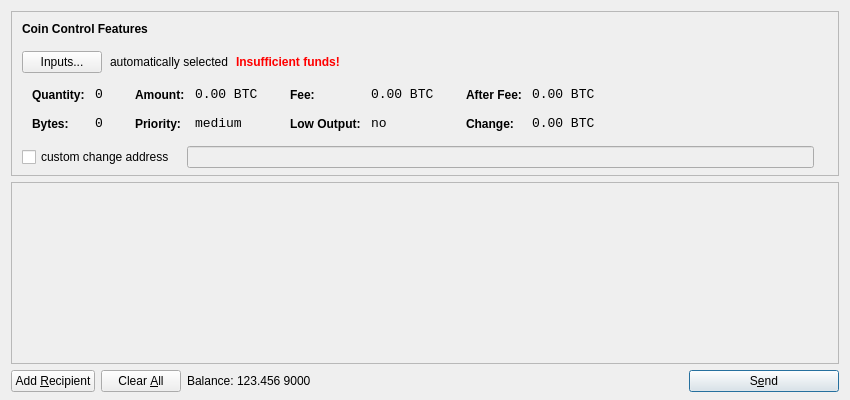
<?xml version="1.0" encoding="UTF-8"?>
<ui version="4.0">
 <class>SendCoinsDialog</class>
 <widget class="QDialog" name="SendCoinsDialog">
  <property name="geometry">
   <rect>
    <x>0</x>
    <y>0</y>
    <width>850</width>
    <height>400</height>
   </rect>
  </property>
  <property name="windowTitle">
   <string>Send Coins</string>
  </property>
  <layout class="QVBoxLayout" name="verticalLayout" stretch="0,1,0">
   <property name="bottomMargin">
    <number>8</number>
   </property>
   <item>
    <widget class="QFrame" name="frameCoinControl">
     <property name="sizePolicy">
      <sizepolicy hsizetype="Expanding" vsizetype="Expanding">
       <horstretch>0</horstretch>
       <verstretch>0</verstretch>
      </sizepolicy>
     </property>
     <property name="maximumSize">
      <size>
       <width>16777215</width>
       <height>16777215</height>
      </size>
     </property>
     <property name="frameShape">
      <enum>QFrame::StyledPanel</enum>
     </property>
     <property name="frameShadow">
      <enum>QFrame::Sunken</enum>
     </property>
     <layout class="QVBoxLayout" name="verticalLayoutCoinControl2">
      <property name="spacing">
       <number>-1</number>
      </property>
      <property name="leftMargin">
       <number>0</number>
      </property>
      <property name="topMargin">
       <number>0</number>
      </property>
      <property name="rightMargin">
       <number>0</number>
      </property>
      <property name="bottomMargin">
       <number>6</number>
      </property>
      <item>
       <layout class="QVBoxLayout" name="verticalLayoutCoinControl" stretch="0,0,0,0,1">
        <property name="spacing">
         <number>0</number>
        </property>
        <property name="leftMargin">
         <number>10</number>
        </property>
        <property name="topMargin">
         <number>10</number>
        </property>
        <item>
         <layout class="QHBoxLayout" name="horizontalLayoutCoinControl1">
          <property name="bottomMargin">
           <number>15</number>
          </property>
          <item>
           <widget class="QLabel" name="labelCoinControlFeatures">
            <property name="sizePolicy">
             <sizepolicy hsizetype="Preferred" vsizetype="Maximum">
              <horstretch>0</horstretch>
              <verstretch>0</verstretch>
             </sizepolicy>
            </property>
            <property name="font">
             <font>
              <weight>75</weight>
              <bold>true</bold>
             </font>
            </property>
            <property name="styleSheet">
             <string notr="true">font-weight:bold;</string>
            </property>
            <property name="text">
             <string>Coin Control Features</string>
            </property>
           </widget>
          </item>
         </layout>
        </item>
        <item>
         <layout class="QHBoxLayout" name="horizontalLayoutCoinControl2" stretch="0,0,0,0">
          <property name="spacing">
           <number>8</number>
          </property>
          <property name="bottomMargin">
           <number>10</number>
          </property>
          <item>
           <widget class="QPushButton" name="pushButtonCoinControl">
            <property name="styleSheet">
             <string notr="true"/>
            </property>
            <property name="text">
             <string>Inputs...</string>
            </property>
           </widget>
          </item>
          <item>
           <widget class="QLabel" name="labelCoinControlAutomaticallySelected">
            <property name="text">
             <string>automatically selected</string>
            </property>
            <property name="margin">
             <number>5</number>
            </property>
           </widget>
          </item>
          <item>
           <widget class="QLabel" name="labelCoinControlInsuffFunds">
            <property name="font">
             <font>
              <weight>75</weight>
              <bold>true</bold>
             </font>
            </property>
            <property name="styleSheet">
             <string notr="true">color:red;font-weight:bold;</string>
            </property>
            <property name="text">
             <string>Insufficient funds!</string>
            </property>
            <property name="margin">
             <number>5</number>
            </property>
           </widget>
          </item>
          <item>
           <spacer name="horizontalSpacerCoinControl">
            <property name="orientation">
             <enum>Qt::Horizontal</enum>
            </property>
            <property name="sizeHint" stdset="0">
             <size>
              <width>40</width>
              <height>1</height>
             </size>
            </property>
           </spacer>
          </item>
         </layout>
        </item>
        <item>
         <widget class="QWidget" name="widgetCoinControl" native="true">
          <property name="sizePolicy">
           <sizepolicy hsizetype="Preferred" vsizetype="Preferred">
            <horstretch>0</horstretch>
            <verstretch>0</verstretch>
           </sizepolicy>
          </property>
          <property name="minimumSize">
           <size>
            <width>0</width>
            <height>0</height>
           </size>
          </property>
          <property name="styleSheet">
           <string notr="true"/>
          </property>
          <layout class="QHBoxLayout" name="horizontalLayoutCoinControl5">
           <property name="margin">
            <number>0</number>
           </property>
           <item>
            <layout class="QHBoxLayout" name="horizontalLayoutCoinControl3" stretch="0,0,0,1">
             <property name="spacing">
              <number>20</number>
             </property>
             <property name="topMargin">
              <number>0</number>
             </property>
             <property name="bottomMargin">
              <number>10</number>
             </property>
             <item>
              <layout class="QFormLayout" name="formLayoutCoinControl1">
               <property name="horizontalSpacing">
                <number>10</number>
               </property>
               <property name="verticalSpacing">
                <number>14</number>
               </property>
               <property name="leftMargin">
                <number>10</number>
               </property>
               <property name="topMargin">
                <number>4</number>
               </property>
               <property name="rightMargin">
                <number>6</number>
               </property>
               <item row="0" column="0">
                <widget class="QLabel" name="labelCoinControlQuantityText">
                 <property name="styleSheet">
                  <string notr="true">font-weight:bold;</string>
                 </property>
                 <property name="text">
                  <string>Quantity:</string>
                 </property>
                 <property name="margin">
                  <number>0</number>
                 </property>
                </widget>
               </item>
               <item row="0" column="1">
                <widget class="QLabel" name="labelCoinControlQuantity">
                 <property name="font">
                  <font>
                   <family>Monospace</family>
                   <pointsize>10</pointsize>
                  </font>
                 </property>
                 <property name="cursor">
                  <cursorShape>IBeamCursor</cursorShape>
                 </property>
                 <property name="contextMenuPolicy">
                  <enum>Qt::ActionsContextMenu</enum>
                 </property>
                 <property name="text">
                  <string notr="true">0</string>
                 </property>
                 <property name="margin">
                  <number>0</number>
                 </property>
                 <property name="textInteractionFlags">
                  <set>Qt::LinksAccessibleByMouse|Qt::TextSelectableByKeyboard|Qt::TextSelectableByMouse</set>
                 </property>
                </widget>
               </item>
               <item row="1" column="0">
                <widget class="QLabel" name="labelCoinControlBytesText">
                 <property name="styleSheet">
                  <string notr="true">font-weight:bold;</string>
                 </property>
                 <property name="text">
                  <string>Bytes:</string>
                 </property>
                </widget>
               </item>
               <item row="1" column="1">
                <widget class="QLabel" name="labelCoinControlBytes">
                 <property name="font">
                  <font>
                   <family>Monospace</family>
                   <pointsize>10</pointsize>
                  </font>
                 </property>
                 <property name="cursor">
                  <cursorShape>IBeamCursor</cursorShape>
                 </property>
                 <property name="contextMenuPolicy">
                  <enum>Qt::ActionsContextMenu</enum>
                 </property>
                 <property name="text">
                  <string notr="true">0</string>
                 </property>
                 <property name="textInteractionFlags">
                  <set>Qt::LinksAccessibleByMouse|Qt::TextSelectableByKeyboard|Qt::TextSelectableByMouse</set>
                 </property>
                </widget>
               </item>
              </layout>
             </item>
             <item>
              <layout class="QFormLayout" name="formLayoutCoinControl2">
               <property name="horizontalSpacing">
                <number>10</number>
               </property>
               <property name="verticalSpacing">
                <number>14</number>
               </property>
               <property name="leftMargin">
                <number>6</number>
               </property>
               <property name="topMargin">
                <number>4</number>
               </property>
               <property name="rightMargin">
                <number>6</number>
               </property>
               <item row="0" column="0">
                <widget class="QLabel" name="labelCoinControlAmountText">
                 <property name="styleSheet">
                  <string notr="true">font-weight:bold;</string>
                 </property>
                 <property name="text">
                  <string>Amount:</string>
                 </property>
                 <property name="margin">
                  <number>0</number>
                 </property>
                </widget>
               </item>
               <item row="0" column="1">
                <widget class="QLabel" name="labelCoinControlAmount">
                 <property name="font">
                  <font>
                   <family>Monospace</family>
                   <pointsize>10</pointsize>
                  </font>
                 </property>
                 <property name="cursor">
                  <cursorShape>IBeamCursor</cursorShape>
                 </property>
                 <property name="contextMenuPolicy">
                  <enum>Qt::ActionsContextMenu</enum>
                 </property>
                 <property name="text">
                  <string notr="true">0.00 BTC</string>
                 </property>
                 <property name="textInteractionFlags">
                  <set>Qt::LinksAccessibleByMouse|Qt::TextSelectableByKeyboard|Qt::TextSelectableByMouse</set>
                 </property>
                </widget>
               </item>
               <item row="1" column="0">
                <widget class="QLabel" name="labelCoinControlPriorityText">
                 <property name="styleSheet">
                  <string notr="true">font-weight:bold;</string>
                 </property>
                 <property name="text">
                  <string>Priority:</string>
                 </property>
                </widget>
               </item>
               <item row="1" column="1">
                <widget class="QLabel" name="labelCoinControlPriority">
                 <property name="font">
                  <font>
                   <family>Monospace</family>
                   <pointsize>10</pointsize>
                  </font>
                 </property>
                 <property name="cursor">
                  <cursorShape>IBeamCursor</cursorShape>
                 </property>
                 <property name="contextMenuPolicy">
                  <enum>Qt::ActionsContextMenu</enum>
                 </property>
                 <property name="text">
                  <string>medium</string>
                 </property>
                 <property name="textInteractionFlags">
                  <set>Qt::LinksAccessibleByMouse|Qt::TextSelectableByKeyboard|Qt::TextSelectableByMouse</set>
                 </property>
                </widget>
               </item>
              </layout>
             </item>
             <item>
              <layout class="QFormLayout" name="formLayoutCoinControl3">
               <property name="horizontalSpacing">
                <number>10</number>
               </property>
               <property name="verticalSpacing">
                <number>14</number>
               </property>
               <property name="leftMargin">
                <number>6</number>
               </property>
               <property name="topMargin">
                <number>4</number>
               </property>
               <property name="rightMargin">
                <number>6</number>
               </property>
               <item row="0" column="0">
                <widget class="QLabel" name="labelCoinControlFeeText">
                 <property name="styleSheet">
                  <string notr="true">font-weight:bold;</string>
                 </property>
                 <property name="text">
                  <string>Fee:</string>
                 </property>
                 <property name="margin">
                  <number>0</number>
                 </property>
                </widget>
               </item>
               <item row="0" column="1">
                <widget class="QLabel" name="labelCoinControlFee">
                 <property name="font">
                  <font>
                   <family>Monospace</family>
                   <pointsize>10</pointsize>
                  </font>
                 </property>
                 <property name="cursor">
                  <cursorShape>IBeamCursor</cursorShape>
                 </property>
                 <property name="contextMenuPolicy">
                  <enum>Qt::ActionsContextMenu</enum>
                 </property>
                 <property name="text">
                  <string notr="true">0.00 BTC</string>
                 </property>
                 <property name="textInteractionFlags">
                  <set>Qt::LinksAccessibleByMouse|Qt::TextSelectableByKeyboard|Qt::TextSelectableByMouse</set>
                 </property>
                </widget>
               </item>
               <item row="1" column="0">
                <widget class="QLabel" name="labelCoinControlLowOutputText">
                 <property name="styleSheet">
                  <string notr="true">font-weight:bold;</string>
                 </property>
                 <property name="text">
                  <string>Low Output:</string>
                 </property>
                </widget>
               </item>
               <item row="1" column="1">
                <widget class="QLabel" name="labelCoinControlLowOutput">
                 <property name="font">
                  <font>
                   <family>Monospace</family>
                   <pointsize>10</pointsize>
                  </font>
                 </property>
                 <property name="cursor">
                  <cursorShape>IBeamCursor</cursorShape>
                 </property>
                 <property name="contextMenuPolicy">
                  <enum>Qt::ActionsContextMenu</enum>
                 </property>
                 <property name="text">
                  <string>no</string>
                 </property>
                 <property name="textInteractionFlags">
                  <set>Qt::LinksAccessibleByMouse|Qt::TextSelectableByKeyboard|Qt::TextSelectableByMouse</set>
                 </property>
                </widget>
               </item>
              </layout>
             </item>
             <item>
              <layout class="QFormLayout" name="formLayoutCoinControl4">
               <property name="horizontalSpacing">
                <number>10</number>
               </property>
               <property name="verticalSpacing">
                <number>14</number>
               </property>
               <property name="leftMargin">
                <number>6</number>
               </property>
               <property name="topMargin">
                <number>4</number>
               </property>
               <property name="rightMargin">
                <number>6</number>
               </property>
               <item row="0" column="0">
                <widget class="QLabel" name="labelCoinControlAfterFeeText">
                 <property name="styleSheet">
                  <string notr="true">font-weight:bold;</string>
                 </property>
                 <property name="text">
                  <string>After Fee:</string>
                 </property>
                 <property name="margin">
                  <number>0</number>
                 </property>
                </widget>
               </item>
               <item row="0" column="1">
                <widget class="QLabel" name="labelCoinControlAfterFee">
                 <property name="font">
                  <font>
                   <family>Monospace</family>
                   <pointsize>10</pointsize>
                  </font>
                 </property>
                 <property name="cursor">
                  <cursorShape>IBeamCursor</cursorShape>
                 </property>
                 <property name="contextMenuPolicy">
                  <enum>Qt::ActionsContextMenu</enum>
                 </property>
                 <property name="text">
                  <string notr="true">0.00 BTC</string>
                 </property>
                 <property name="textInteractionFlags">
                  <set>Qt::LinksAccessibleByMouse|Qt::TextSelectableByKeyboard|Qt::TextSelectableByMouse</set>
                 </property>
                </widget>
               </item>
               <item row="1" column="0">
                <widget class="QLabel" name="labelCoinControlChangeText">
                 <property name="styleSheet">
                  <string notr="true">font-weight:bold;</string>
                 </property>
                 <property name="text">
                  <string>Change:</string>
                 </property>
                </widget>
               </item>
               <item row="1" column="1">
                <widget class="QLabel" name="labelCoinControlChange">
                 <property name="font">
                  <font>
                   <family>Monospace</family>
                   <pointsize>10</pointsize>
                  </font>
                 </property>
                 <property name="cursor">
                  <cursorShape>IBeamCursor</cursorShape>
                 </property>
                 <property name="contextMenuPolicy">
                  <enum>Qt::ActionsContextMenu</enum>
                 </property>
                 <property name="text">
                  <string notr="true">0.00 BTC</string>
                 </property>
                 <property name="textInteractionFlags">
                  <set>Qt::LinksAccessibleByMouse|Qt::TextSelectableByKeyboard|Qt::TextSelectableByMouse</set>
                 </property>
                </widget>
               </item>
              </layout>
             </item>
            </layout>
           </item>
          </layout>
         </widget>
        </item>
        <item>
         <layout class="QHBoxLayout" name="horizontalLayoutCoinControl4" stretch="0,0,0">
          <property name="spacing">
           <number>12</number>
          </property>
          <property name="sizeConstraint">
           <enum>QLayout::SetDefaultConstraint</enum>
          </property>
          <property name="topMargin">
           <number>5</number>
          </property>
          <property name="rightMargin">
           <number>5</number>
          </property>
          <item>
           <widget class="QCheckBox" name="checkBoxCoinControlChange">
            <property name="text">
             <string>custom change address</string>
            </property>
           </widget>
          </item>
          <item>
           <widget class="QLineEdit" name="lineEditCoinControlChange">
            <property name="enabled">
             <bool>false</bool>
            </property>
            <property name="sizePolicy">
             <sizepolicy hsizetype="Expanding" vsizetype="Fixed">
              <horstretch>0</horstretch>
              <verstretch>0</verstretch>
             </sizepolicy>
            </property>
           </widget>
          </item>
          <item>
           <widget class="QLabel" name="labelCoinControlChangeLabel">
            <property name="sizePolicy">
             <sizepolicy hsizetype="Preferred" vsizetype="Expanding">
              <horstretch>0</horstretch>
              <verstretch>0</verstretch>
             </sizepolicy>
            </property>
            <property name="minimumSize">
             <size>
              <width>0</width>
              <height>0</height>
             </size>
            </property>
            <property name="text">
             <string/>
            </property>
            <property name="margin">
             <number>3</number>
            </property>
           </widget>
          </item>
         </layout>
        </item>
        <item>
         <spacer name="verticalSpacerCoinControl">
          <property name="orientation">
           <enum>Qt::Vertical</enum>
          </property>
          <property name="sizeHint" stdset="0">
           <size>
            <width>800</width>
            <height>1</height>
           </size>
          </property>
         </spacer>
        </item>
       </layout>
      </item>
     </layout>
    </widget>
   </item>
   <item>
    <widget class="QScrollArea" name="scrollArea">
     <property name="widgetResizable">
      <bool>true</bool>
     </property>
     <widget class="QWidget" name="scrollAreaWidgetContents">
      <property name="geometry">
       <rect>
        <x>0</x>
        <y>0</y>
        <width>830</width>
        <height>165</height>
       </rect>
      </property>
      <layout class="QVBoxLayout" name="verticalLayout_2">
       <property name="margin">
        <number>0</number>
       </property>
       <item>
        <layout class="QVBoxLayout" name="entries">
         <property name="spacing">
          <number>6</number>
         </property>
        </layout>
       </item>
       <item>
        <spacer name="verticalSpacer">
         <property name="orientation">
          <enum>Qt::Vertical</enum>
         </property>
         <property name="sizeHint" stdset="0">
          <size>
           <width>20</width>
           <height>40</height>
          </size>
         </property>
        </spacer>
       </item>
      </layout>
     </widget>
    </widget>
   </item>
   <item>
    <layout class="QHBoxLayout" name="horizontalLayout">
     <item>
      <widget class="QPushButton" name="addButton">
       <property name="toolTip">
        <string>Send to multiple recipients at once</string>
       </property>
       <property name="text">
        <string>Add &amp;Recipient</string>
       </property>
       <property name="icon">
        <iconset resource="../bitcoin.qrc">
         <normaloff>:/icons/add</normaloff>:/icons/add</iconset>
       </property>
       <property name="autoDefault">
        <bool>false</bool>
       </property>
      </widget>
     </item>
     <item>
      <widget class="QPushButton" name="clearButton">
       <property name="sizePolicy">
        <sizepolicy hsizetype="Minimum" vsizetype="Fixed">
         <horstretch>0</horstretch>
         <verstretch>0</verstretch>
        </sizepolicy>
       </property>
       <property name="toolTip">
        <string>Remove all transaction fields</string>
       </property>
       <property name="text">
        <string>Clear &amp;All</string>
       </property>
       <property name="icon">
        <iconset resource="../bitcoin.qrc">
         <normaloff>:/icons/remove</normaloff>:/icons/remove</iconset>
       </property>
       <property name="autoRepeatDelay">
        <number>300</number>
       </property>
       <property name="autoDefault">
        <bool>false</bool>
       </property>
      </widget>
     </item>
     <item>
      <layout class="QHBoxLayout" name="horizontalLayout_2">
       <property name="spacing">
        <number>3</number>
       </property>
       <item>
        <widget class="QLabel" name="label">
         <property name="text">
          <string>Balance:</string>
         </property>
        </widget>
       </item>
       <item>
        <widget class="QLabel" name="labelBalance">
         <property name="cursor">
          <cursorShape>IBeamCursor</cursorShape>
         </property>
         <property name="text">
          <string>123.456 9000</string>
         </property>
         <property name="textInteractionFlags">
          <set>Qt::LinksAccessibleByMouse|Qt::TextSelectableByKeyboard|Qt::TextSelectableByMouse</set>
         </property>
        </widget>
       </item>
      </layout>
     </item>
     <item>
      <spacer name="horizontalSpacer">
       <property name="orientation">
        <enum>Qt::Horizontal</enum>
       </property>
       <property name="sizeHint" stdset="0">
        <size>
         <width>40</width>
         <height>20</height>
        </size>
       </property>
      </spacer>
     </item>
     <item>
      <widget class="QPushButton" name="sendButton">
       <property name="minimumSize">
        <size>
         <width>150</width>
         <height>0</height>
        </size>
       </property>
       <property name="toolTip">
        <string>Confirm the send action</string>
       </property>
       <property name="text">
        <string>S&amp;end</string>
       </property>
       <property name="icon">
        <iconset resource="../bitcoin.qrc">
         <normaloff>:/icons/send</normaloff>:/icons/send</iconset>
       </property>
       <property name="default">
        <bool>true</bool>
       </property>
      </widget>
     </item>
    </layout>
   </item>
  </layout>
 </widget>
 <resources>
  <include location="../bitcoin.qrc"/>
 </resources>
 <connections/>
</ui>
